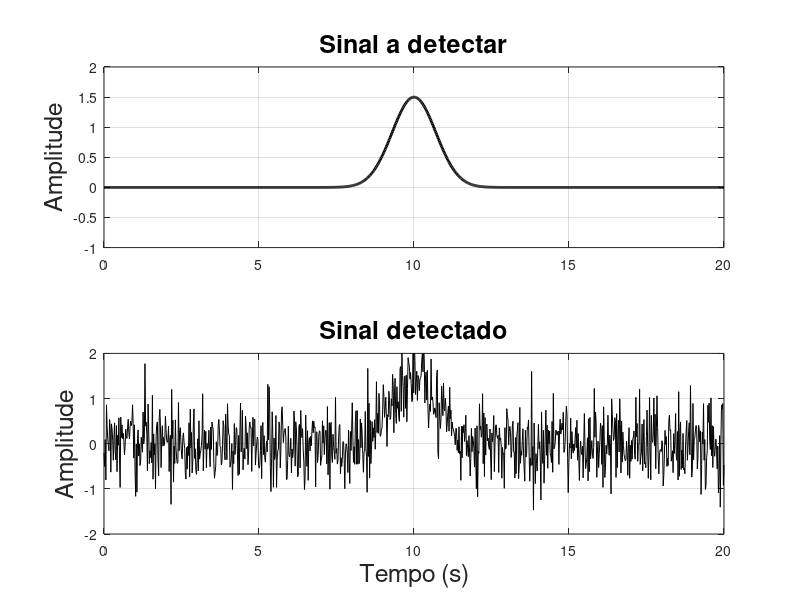

The MATLAB source for this figure:
% Fundamentos de Acustica Submarina

clear all, close all

mu    = 0.0;
sigma = 1.0;
amostragem = 1000; 
n = sigma*randn(1,amostragem) + mu;
x = linspace(-10,10,amostragem);
t = x + 10;
s = 1.5*exp( -x.*x );
spn = s + 0.5*n;

figure(1)
subplot(211)
plot(t,s,'k','LineWidth',2)
ylabel('Amplitude','FontSize',18)
title('Sinal a detectar','FontSize',18)
ylim([-1,2])
grid on, box on
subplot(212)
plot(t,spn,'k')
xlabel('Tempo (s)','FontSize',18)
ylabel('Amplitude','FontSize',18)
title('Sinal detectado','FontSize',18)
ylim([-2,2])
grid on, box on

